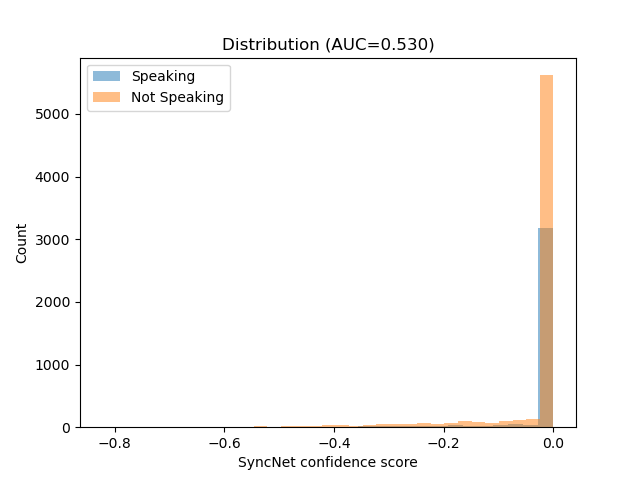

Write the Python code that produced this figure.
import os
import numpy as np
import torch
import torch.nn.functional as F
from torch.utils import data as data_utils
from scipy import signal
from sklearn.metrics import roc_auc_score, roc_curve
import matplotlib.pyplot as plt

from models import SyncNet_color as SyncNet
from hparams import hparams
from preprocessed_dataset import Dataset

# ----------------------------
# Load checkpoint
# ----------------------------
def load_syncnet(path, device="cpu"):
    print(f"Loading checkpoint: {path}")
    ckpt = torch.load(path, map_location=device)
    if isinstance(ckpt, dict) and "state_dict" in ckpt:
        state = ckpt["state_dict"]
    else:
        state = ckpt
    state = {k.replace("module.", ""): v for k, v in state.items()}
    model = SyncNet().to(device)
    res = model.load_state_dict(state, strict=False)
    print("Loaded with missing:", res.missing_keys, "unexpected:", res.unexpected_keys)
    model.eval()
    return model

# ----------------------------
# Compute distance (Chung+Zisserman style)
# ----------------------------
def calc_pdist(feat1, feat2, vshift=10):
    win_size = vshift*2+1
    feat2p = F.pad(feat2, (0,0,vshift,vshift))
    dists = []
    for i in range(len(feat1)):
        d = F.pairwise_distance(feat1[[i],:].repeat(win_size, 1),
                                feat2p[i:i+win_size,:])
        dists.append(d)
    return dists

def computeDist(feat1, feat2, vshift=15):
    dists = calc_pdist(feat1, feat2, vshift=vshift)
    mdist = torch.mean(torch.stack(dists, 1), 1)
    minval, minidx = torch.min(mdist, 0)

    mdist = mdist.detach().cpu()
    minidx = minidx.item()

    fdist = np.stack([dist[minidx].detach().cpu().numpy() for dist in dists])
    fconf = torch.median(mdist).item() - fdist

    if fconf.shape[0] < 9:
        kernel = fconf.shape[0] // 2 * 2 + 1
    else:
        kernel = 9
    return signal.medfilt(fconf, kernel_size=kernel)

# ----------------------------
# Evaluate on dataset
# ----------------------------
def eval_dataset(model, loader, device="cpu", step_limit=None):
    scores, labels = [], []
    with torch.no_grad():
        for step, (x, mel, y) in enumerate(loader):
            x, mel = x.to(device), mel.to(device)
            a, v = model(mel, x)  # audio, video embeddings

            fconfm = computeDist(a, v)
            score = -float(np.mean(fconfm))  # single scalar per clip

            scores.append(score)
            labels.append(int(y.item()))

            if step_limit is not None and step >= step_limit:
                break
    return np.array(scores), np.array(labels)

# ----------------------------
# Main
# ----------------------------
if __name__ == "__main__":
    checkpoint_path = "lipsync_expert.pth"
    device = "cuda" if torch.cuda.is_available() else "cpu"
    step_limit = None

    model = load_syncnet(checkpoint_path, device)

    # datasets
    test_dataset = Dataset(split=None)
    test_loader = data_utils.DataLoader(test_dataset,
                                        batch_size=1, num_workers=1)

    print("Running evaluation...")
    scores, labels = eval_dataset(model, test_loader, device, step_limit)

    # stats
    auc = roc_auc_score(labels, scores)
    fpr, tpr, _ = roc_curve(labels, scores)
    print(f"ROC AUC: {auc:.4f}")

    # plot histogram of scores
    plt.hist(scores[labels==1], bins=30, alpha=0.5, label="Speaking")
    plt.hist(scores[labels==0], bins=30, alpha=0.5, label="Not Speaking")
    plt.legend()
    plt.xlabel("SyncNet confidence score")
    plt.ylabel("Count")
    plt.title(f"Distribution (AUC={auc:.3f})")
    plt_path = "/home/ksw38/RVL/color_syncnet/Wav2Lip/color_syncnet_eval_preprocessed_2.png"
    plt.savefig(plt_path)
